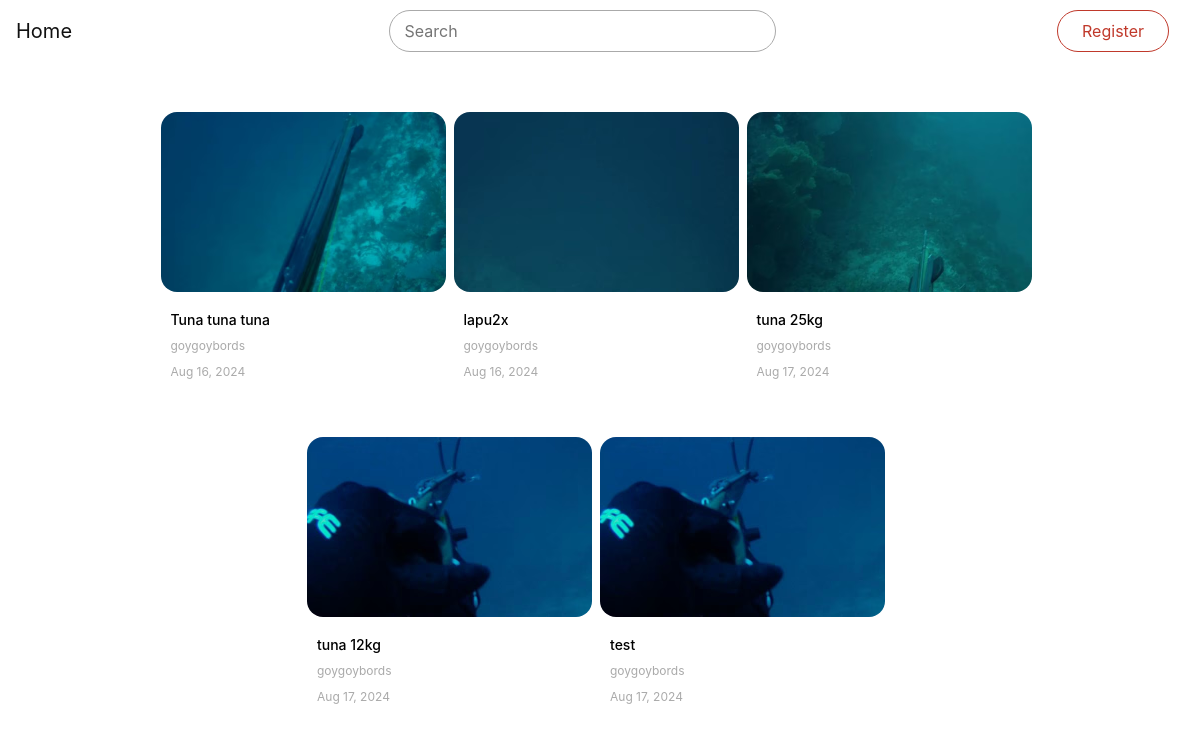
The page / on the database its author committed.
### main/models.py (models this page shows, shortened)
class Video(models.Model):
    title       = models.CharField(max_length=100)
    description = models.TextField()
    video_file  = models.FileField(upload_to="uploads/videos",
                                validators = [FileExtensionValidator(allowed_extensions=video_extensions)])
    thumbnail   = models.FileField(upload_to="uploads/thumbnails",
                                validators = [FileExtensionValidator(allowed_extensions=thumb_extensions)])
    date_posted = models.DateTimeField(default=timezone.now)
    uploader    = models.ForeignKey(User, on_delete=models.CASCADE)

### main/views.py (the view)
# urls.py: path('', views.index, name="home"),
def index(request):
    videos = Video.objects.all()
    return render(request, 'layouts/home.html', {'videos': videos})

### templates/layouts/home.html (shortened to what this page needs)
{% extends 'layouts/index.html' %}
{% block content %}
    <div class="container">
        <div class="row justify-content-center">
            {% for video in videos %}
            <div class="card col-md-3 col-sm-12 mr-md-2 mt-5 p-3 border-0">
                <a href="{% url 'view_video' video.id %}"><img src="{{ video.thumbnail.url }}" width="256" height="144"/></a>
                <div class="card-body">
                    <a class="link-text" href="{% url 'view_video' video.id %}"><h5 class="text-center">{{ video.title }}</h5></a>
                    <p class="text-muted text-center m-0"> {{ video.uploader }}</p>
                    <p class="text-muted text-center"> {{ video.date_posted | date:"M d, Y" }}</p>
                </div>
            </div>
            {% endfor %}
        </div>
    </div>
{% endblock content %}

### static/css/style.css (style rules this page uses)
.link-text { color: #333; transition: .3s; }
body { background-color: #fff; color: rgba(44,47,51,1); }
.card { color: white; background-color: rgba(66,69,73,0); padding:0 !important; }
.card img { border-radius:16px; object-fit: cover; object-position: center; height:180px; width:100%; }
.card .card-body { padding:8px 10px !important; text-align: left; margin-top: 4px; }
.card .card-body .link-text h5 { padding-top:8px; font-size:14px; text-align: left !important; color:#000 !important; }
.card .card-body p,.card .card-body p.text-center { font-size:12px; text-align: left !important; color:#aaa !important; margin-bottom: 0 !important; margin-top: 8px; }
.link-text { color:black; transition: 0.3s; }
.text-muted { color: #c5c5c5!important; }
.container { margin:auto; }

### rows shown on the page
Video: thumbnail (picture), title "Tuna tuna tuna", uploader "goygoybords", date_posted "Aug 16, 2024"
Video: thumbnail (picture), title "lapu2x", uploader "goygoybords", date_posted "Aug 16, 2024"
Video: thumbnail (picture), title "tuna 25kg", uploader "goygoybords", date_posted "Aug 17, 2024"
Video: thumbnail (picture), title "tuna 12kg", uploader "goygoybords", date_posted "Aug 17, 2024"
Video: thumbnail (picture), title "test", uploader "goygoybords", date_posted "Aug 17, 2024"
